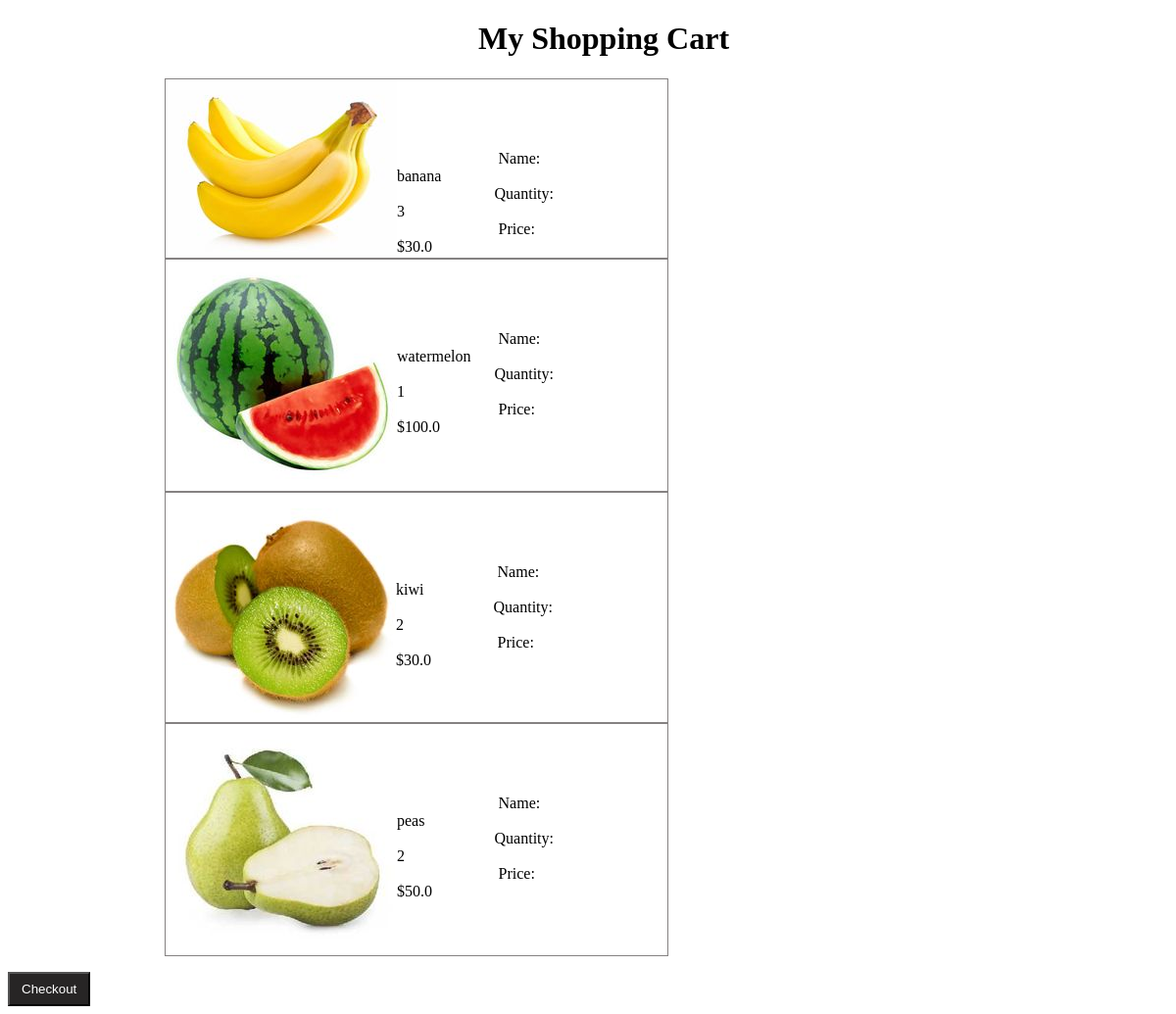
/cart/cart/, run on the app's committed database.
### cart/models.py (models this page shows)
class Cart(models.Model):
    item_id = models.AutoField(primary_key=True)
    price = models.DecimalField(max_digits=5, decimal_places=1)
    item_name = models.CharField(max_length=40)
    quantity = models.PositiveBigIntegerField()
    total_price = models.DecimalField(max_digits=5, decimal_places=1)
    date_added = models.DateField()
    product_image = models.ImageField(upload_to='cart_images/',null=True)

### cart/views.py (the view)
# urls.py: path('cart/',cart_list, name='cart_list'),
def cart_list(request):
    cart_items = Cart.objects.all()
    return render(request, 'cart/cart_list.html', {'cart_items': cart_items})

### templates/cart/cart_list.html (shortened to what this page needs)
<!DOCTYPE html>
<html lang="en">
<head>
</head>
<body>
    <h1>My Shopping Cart</h1>
    <ul >
        {% for cart_item in cart_items %}
        <li>
            {% if cart_item.product_image %}
            <img class="image" src="{{cart_item.product_image.url}}" alt="Image"/> <br>
            {% else %}
            No Image Available
        {% endif %}
        <br/>
        <br/>
        <br/>
             &nang;&nang;&nang;&nang; Name: {{ cart_item.item_name }}
              <br>
              &nang;&nang;&nang;&nang;Quantity: {{ cart_item.quantity}}
              <br>
             &nang;&nang;&nang;&nang; Price: ${{ cart_item.price }}
              <br>
    </li>
        {% endfor %}
    </ul>
    <a href="{% url 'payment_upload_view' %}"> <button class="btnt"> Checkout</button></a>
</body>
</html>

### templates/cart/cart_list.html (style rules this page uses)
li { list-style: none; display: grid; grid-template-columns: repeat(4, 4fr); border: solid 1px rgb(133, 130, 130); width: 50%; font-size: 1em; }
h1 { margin-left: 15em; }
ul { padding-left: 10em; }
.btnt { padding: 8px 12px; background-color: rgb(39, 37, 37); color: white; }

### data on the page
Cart: product_image (picture), item_name "banana", quantity "3", price "30.0"
Cart: product_image (picture), item_name "watermelon", quantity "1", price "100.0"
Cart: product_image (picture), item_name "kiwi", quantity "2", price "30.0"
Cart: product_image (picture), item_name "peas", quantity "2", price "50.0"
